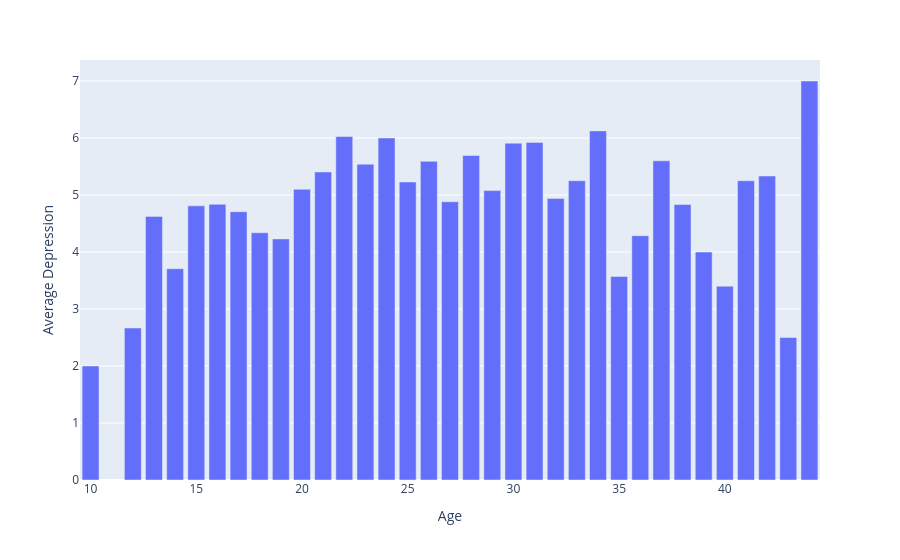

Notebook cell for this chart:
### Code cell
px.bar(avg_depression, x='Age', y='Depression', labels={'Age': 'Age','Depression': 'Average Depression'})

### Figure 1 — Plotly figure (JSON) as saved in the notebook; plotly's stock layout.template omitted (floating-point values rounded to 4 significant figures)
{"data": [{"alignmentgroup": "True", "hovertemplate": "Age=%{x}<br>Average Depression=%{y}<extra></extra>", "legendgroup": "", "marker": {"color": "#636efa", "pattern": {"shape": ""}}, "name": "", "offsetgroup": "", "orientation": "v", "showlegend": false, "textposition": "auto", "type": "bar", "x": [10, 12, 13, 14, 15, 16, 17, 18, 19, 20, 21, 22, 23, 24, 25, 26, 27, 28, 29, 30, 31, 32, 33, 34, 35, 36, 37, 38, 39, 40, 41, 42, 43, 44], "xaxis": "x", "y": [2, 2.667, 4.625, 3.706, 4.81, 4.837, 4.707, 4.337, 4.23, 5.1, 5.404, 6.026, 5.541, 6, 5.227, 5.591, 4.882, 5.692, 5.077, 5.909, 5.923, 4.938, 5.25, 6.125, 3.571, 4.286, 5.6, 4.833, 4, 3.4, 5.25, 5.333, 2.5, 7], "yaxis": "y"}], "layout": {"autosize": true, "barmode": "relative", "legend": {"tracegroupgap": 0}, "margin": {"t": 60}, "xaxis": {"anchor": "y", "autorange": true, "domain": [0, 1], "range": [9.5, 44.5], "title": {"text": "Age"}, "type": "linear"}, "yaxis": {"anchor": "x", "autorange": true, "domain": [0, 1], "range": [0, 7.368], "title": {"text": "Average Depression"}, "type": "linear"}}}
